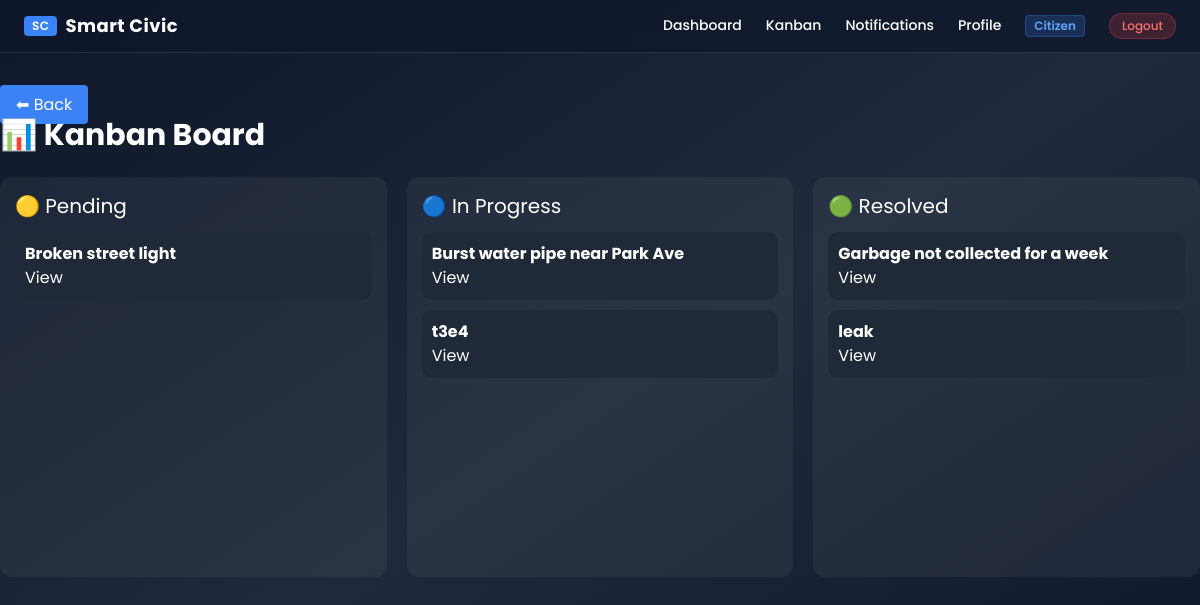
The app's page /complaints/kanban/ (signed in), older data.
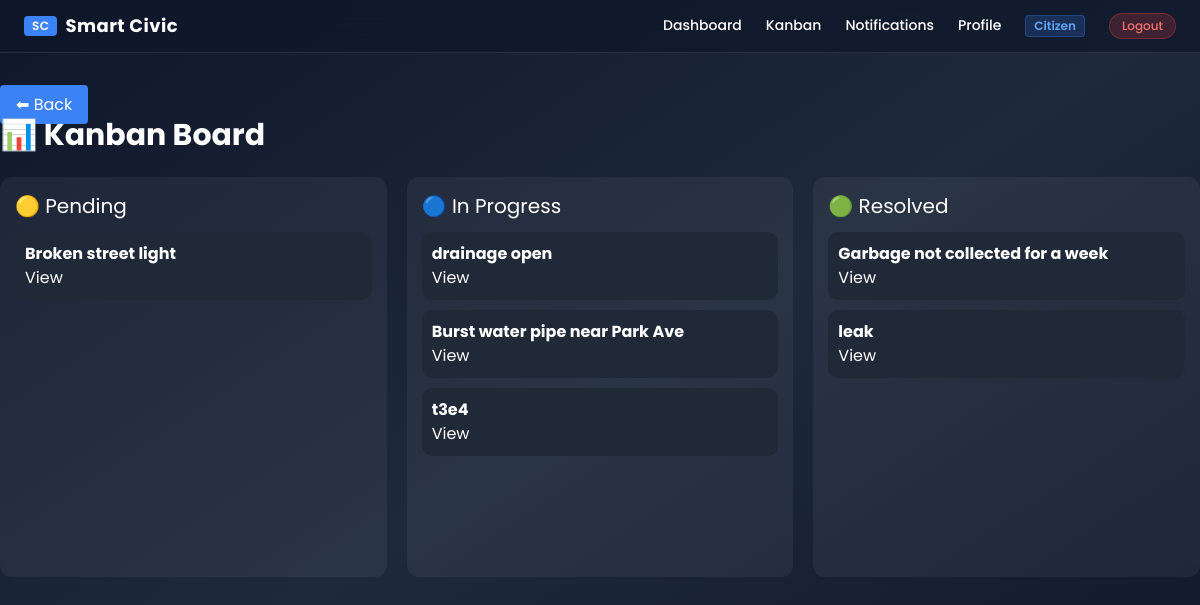
The same page, newer data.
### complaints/models.py (models this page shows, shortened)
class Complaint(models.Model):
    STATUS_CHOICES = [
        ('pending', 'Pending'),
        ('inprogress', 'In Progress'),
        ('resolved', 'Resolved'),
    ]
    user = models.ForeignKey(User, on_delete=models.CASCADE, related_name='complaints')
    title = models.CharField(max_length=200)
    desc = models.TextField()
    location = models.CharField(max_length=200)
    latitude = models.FloatField(null=True, blank=True)
    longitude = models.FloatField(null=True, blank=True)
    status = models.CharField(max_length=20, choices=STATUS_CHOICES, default='pending')
    category = models.CharField(max_length=100, default='general')
    created_at = models.DateTimeField(auto_now_add=True)
    image = models.ImageField(upload_to='complaints/', null=True, blank=True)
    class Meta:
        indexes = [
            models.Index(fields=['user', 'status']),
            models.Index(fields=['status']),
            models.Index(fields=['-created_at']),
        ]
        ordering = ['-created_at']   # newest first everywhere

### complaints/views.py (the view)
# urls.py: path('kanban/', kanban, name='kanban'),
@login_required
def kanban(request):
    all_complaints = list(Complaint.objects.select_related('user').all())
    return render(request, 'kanban.html', {
        'pending':  [c for c in all_complaints if c.status == 'pending'],
        'progress': [c for c in all_complaints if c.status == 'inprogress'],
        'resolved': [c for c in all_complaints if c.status == 'resolved'],
    })

### templates/kanban.html (shortened to what this page needs)
{% extends 'base.html' %}
{% block content %}
<div class="max-w-7xl mx-auto mt-10">
    <a href="/complaints/dashboard/" class="bg-blue-500 px-4 py-2 rounded text-white">⬅ Back</a>
    <h2 class="text-3xl font-bold mb-6">📊 Kanban Board</h2>
    <div class="kanban-board">
        <div class="kanban-column">
            <h3 class="text-xl mb-3">🟡 Pending</h3>
            {% for c in pending %}
                <div class="card">
                    <b>{{ c.title }}</b><br>
                    <a href="/complaints/detail/{{ c.id }}/">View</a>
                </div>
            {% empty %}
                <p>No pending</p>
            {% endfor %}
        </div>
        <div class="kanban-column">
            <h3 class="text-xl mb-3">🔵 In Progress</h3>
            {% for c in progress %}
                <div class="card">
                    <b>{{ c.title }}</b><br>
                    <a href="/complaints/detail/{{ c.id }}/">View</a>
                </div>
            {% empty %}
                <p>No progress</p>
            {% endfor %}
        </div>
        <div class="kanban-column">
            <h3 class="text-xl mb-3">🟢 Resolved</h3>
            {% for c in resolved %}
                <div class="card">
                    <b>{{ c.title }}</b><br>
                    <a href="/complaints/detail/{{ c.id }}/">View</a>
                </div>
            {% empty %}
                <p>No resolved</p>
            {% endfor %}
        </div>
    </div>
</div>
{% endblock %}

Row changes from the older to the newer data that the page shows:
added Complaint: title "drainage open", shown under "🔵 In Progress"
